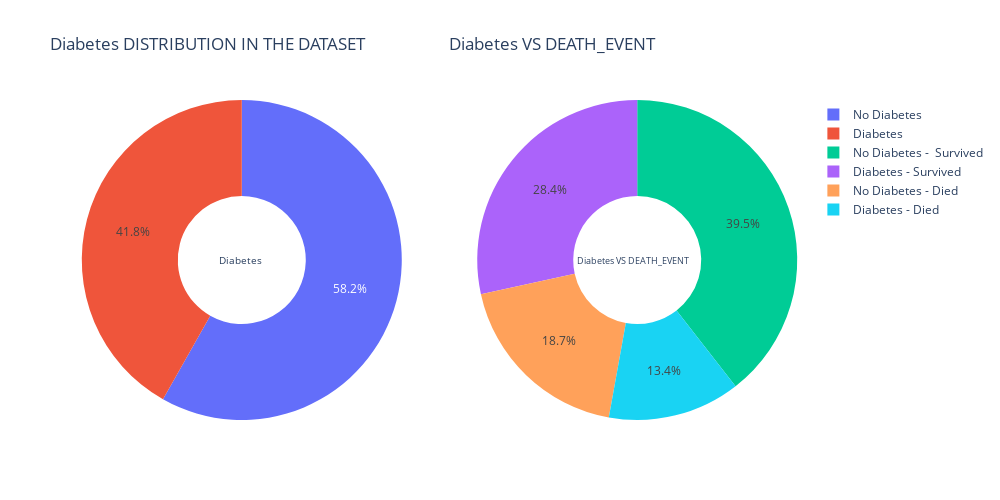

Here is the notebook cell this chart was saved with:
### Code cell
#Lets visualize the distribution of 'Diabetes' and 'DEATH_EVENT'
print("Lets visualize the distribution of 'Diabetes' and 'DEATH_EVENT")
d1=df[(df['DEATH_EVENT']==0)&(df['diabetes']==1)]
d2=df[(df['DEATH_EVENT']==1)&(df['diabetes']==1)]
d3=df[(df['DEATH_EVENT']==0)&(df['diabetes']==0)]
d4=df[(df['DEATH_EVENT']==1)&(df['diabetes']==0)]
label1 = ["Diabetes","No Diabetes"]
label2 = ['Diabetes - Survived','Diabetes - Died', "No Diabetes -  Survived", "No Diabetes - Died"]
values1 = [(len(d1)+len(d2)), (len(d3)+len(d4))]
values2 = [len(d1),len(d2),len(d3),len(d4)]
# Create subplots: use 'domain' type for Pie subplot
fig = make_subplots(rows=1, cols=2, specs=[[{'type':'domain'}, {'type':'domain'}]])
fig.add_trace(go.Pie(labels=label1,values=values1,hole=0.4,name='Diabetes'),1,1)
fig.add_trace(go.Pie(labels=label2,values=values2,hole=0.4,name="Diabetes VS DEATH_EVENT"),1, 2)
# Use `hole` to create a donut-like pie chart
#fig.update_traces(hole=.4, hoverinfo="label+percent")
fig.update_layout(
    title_text="Diabetes DISTRIBUTION IN THE DATASET  \
                   Diabetes VS DEATH_EVENT",
    # Add annotations in the center of the donut pies.
    annotations=[dict(text='Diabetes', x=0.19, y=0.5, font_size=10, showarrow=False),
                 dict(text='Diabetes VS DEATH_EVENT', x=0.85, y=0.5, font_size=9, showarrow=False)],
    autosize=False,width=1000, height=500, paper_bgcolor="white")
fig.show();

### Figure 1 — Plotly figure (JSON) as saved in the notebook; plotly's stock layout.template omitted (floating-point values rounded to 4 significant figures)
{"data": [{"domain": {"x": [0, 0.45], "y": [0, 1]}, "hole": 0.4, "labels": ["Diabetes", "No Diabetes"], "name": "Diabetes", "type": "pie", "values": [125, 174]}, {"domain": {"x": [0.55, 1], "y": [0, 1]}, "hole": 0.4, "labels": ["Diabetes - Survived", "Diabetes - Died", "No Diabetes -  Survived", "No Diabetes - Died"], "name": "Diabetes VS DEATH_EVENT", "type": "pie", "values": [85, 40, 118, 56]}], "layout": {"annotations": [{"font": {"size": 10}, "showarrow": false, "text": "Diabetes", "x": 0.19, "y": 0.5}, {"font": {"size": 9}, "showarrow": false, "text": "Diabetes VS DEATH_EVENT", "x": 0.85, "y": 0.5}], "autosize": false, "height": 500, "paper_bgcolor": "white", "title": {"text": "Diabetes DISTRIBUTION IN THE DATASET                     Diabetes VS DEATH_EVENT"}, "width": 1000}}
